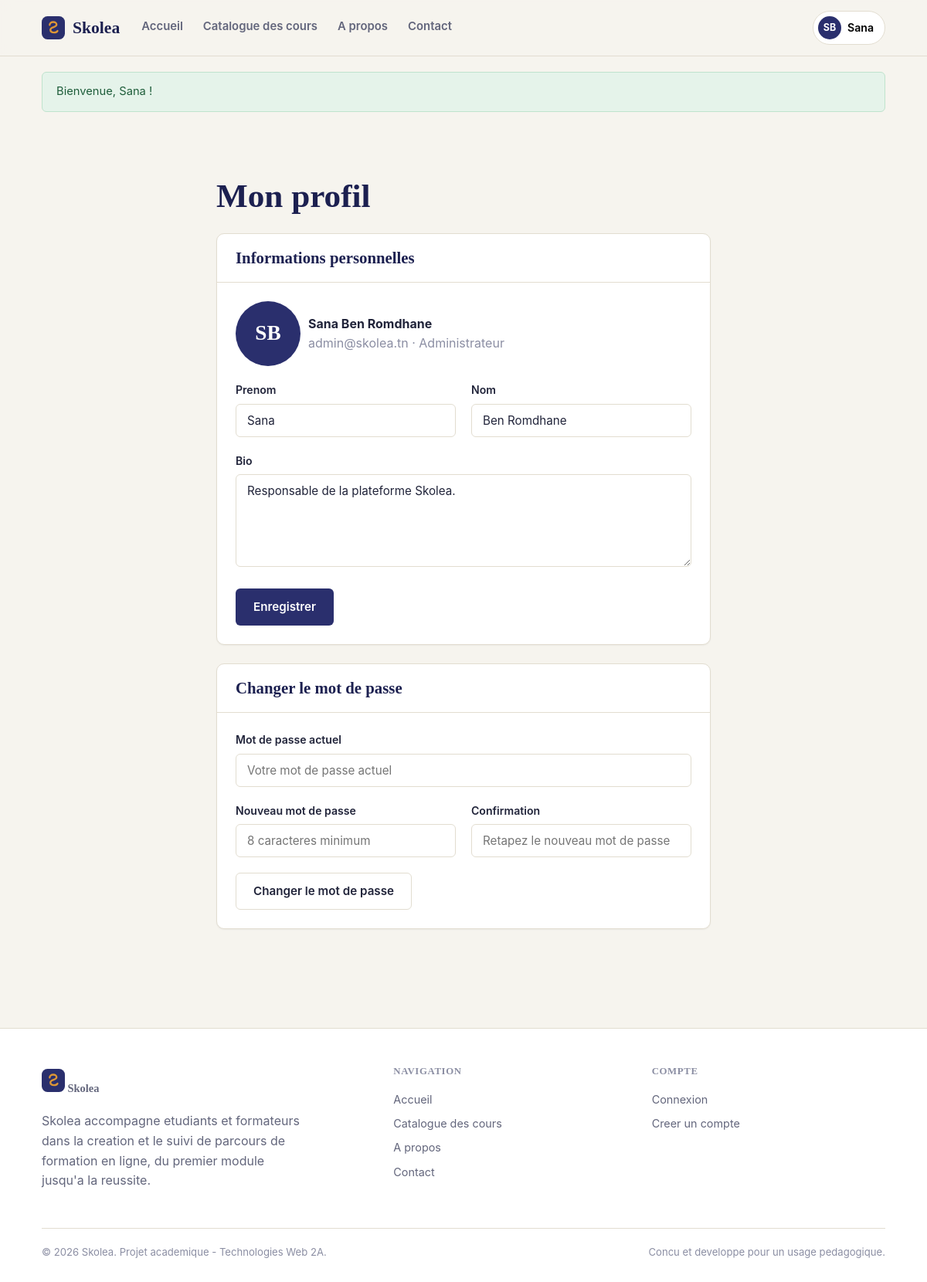
The page /SkoleaMVC/View/FrontOffice/profil.php (signed in) on the database its author committed.
### tables this page shows
CREATE TABLE utilisateurs (
    id              INT UNSIGNED AUTO_INCREMENT PRIMARY KEY,
    nom             VARCHAR(80)  NOT NULL,
    prenom          VARCHAR(80)  NOT NULL,
    email           VARCHAR(150) NOT NULL UNIQUE,
    mot_de_passe    VARCHAR(255) NOT NULL,
    role            ENUM('administrateur', 'formateur', 'etudiant') NOT NULL DEFAULT 'etudiant',
    photo           VARCHAR(255) NULL,
    bio             VARCHAR(500) NULL,
    date_creation   DATETIME NOT NULL DEFAULT CURRENT_TIMESTAMP
);

### SkoleaMVC/helpers.php (called while the page is built, shortened)
<?php
function e($value)
{
    return htmlspecialchars($value ?? '', ENT_QUOTES, 'UTF-8');
}
function old($old, $key, $default = '')
{
    return e($old[$key] ?? $default);
}
function role_label($role)
{
    if ($role === 'administrateur') return 'Administrateur';
    return ucfirst($role);
}
function utilisateur_connecte()
{
    return $_SESSION['utilisateur'] ?? null;
}

### SkoleaMVC/Model/Utilisateur.php (called while the page is built, shortened)
<?php
class Utilisateur
{
    private $pdo;
    public function __construct()
    {
        $this->pdo = config::getConnexion();
    }
    public function findById($id)
    {
        $stmt = $this->pdo->prepare('SELECT * FROM utilisateurs WHERE id = :id');
        $stmt->execute(['id' => $id]);
        return $stmt->fetch() ?: null;
    }
}

### config.php (called while the page is built)
<?php
class config
{
    private static $pdo = null;
    public static function getConnexion()
    {
        if (!isset(self::$pdo)) {
            $servername = "localhost";
            $username = "root";
            $password = "";
            $dbname = "skolea";
            try {
                self::$pdo = new PDO(
                    "mysql:host=$servername;dbname=$dbname;charset=utf8mb4",
                    $username,
                    $password
                );
                self::$pdo->setAttribute(PDO::ATTR_ERRMODE, PDO::ERRMODE_EXCEPTION);
                self::$pdo->setAttribute(PDO::ATTR_DEFAULT_FETCH_MODE, PDO::FETCH_ASSOC);
            } catch (Exception $e) {
                die('Erreur de connexion : ' . $e->getMessage());
            }
        }
        return self::$pdo;
    }
}

### SkoleaMVC/View/FrontOffice/profil.php (the view, shortened to what this page needs)
<?php
require_once __DIR__ . '/../../bootstrap.php';
require_once __DIR__ . '/../../Model/Utilisateur.php';
$utilisateurModel = new Utilisateur();
$id = (int) $_SESSION['utilisateur']['id'];
$utilisateur = $utilisateurModel->findById($id);
$old = $utilisateur;
$errors = [];
$erreursMotDePasse = [];
require __DIR__ . '/includes/header.php';
?>
<div class="container section" style="max-width:640px;">
    <h1>Mon profil</h1>
    <div class="card" style="margin-bottom:24px;">
        <div class="card-header"><h3 style="margin:0;">Informations personnelles</h3></div>
        <div class="card-body">
            <div class="cluster" style="margin-bottom:20px;">
                <span class="avatar-lg"><?= e(mb_strtoupper(mb_substr($utilisateur['prenom'], 0, 1) . mb_substr($utilisateur['nom'], 0, 1))) ?></span>
                <div>
                    <strong style="display:block;"><?= e($utilisateur['prenom'] . ' ' . $utilisateur['nom']) ?></strong>
                    <span class="text-soft"><?= e($utilisateur['email']) ?> &middot; <?= e(role_label($utilisateur['role'])) ?></span>
                </div>
            </div>
            <form method="post" action="profil.php" id="form-profil" novalidate>
                <div class="form-row">
                    <div class="form-group">
                        <label class="form-label" for="prenom">Prenom</label>
                        <input type="text" id="prenom" name="prenom" class="form-control<?= isset($errors['prenom']) ? ' is-invalid' : '' ?>"
                               value="<?= old($old, 'prenom') ?>" placeholder="Ex : Sonia">
                    </div>
                    <div class="form-group">
                        <label class="form-label" for="nom">Nom</label>
                        <input type="text" id="nom" name="nom" class="form-control<?= isset($errors['nom']) ? ' is-invalid' : '' ?>"
                               value="<?= old($old, 'nom') ?>" placeholder="Ex : Trabelsi">
                    </div>
                </div>
                <div class="form-group">
                    <label class="form-label" for="bio">Bio</label>
                    <textarea id="bio" name="bio" class="form-control" rows="3" placeholder="Quelques mots pour vous presenter"><?= old($old, 'bio') ?></textarea>
                </div>
                <button type="submit" class="btn btn-primary">Enregistrer</button>
            </form>
        </div>
    </div>
    <div class="card">
        <div class="card-header"><h3 style="margin:0;">Changer le mot de passe</h3></div>
        <div class="card-body">
            <form method="post" action="profil.php" id="form-mot-de-passe" novalidate>
                <div class="form-group">
                    <label class="form-label" for="mot_de_passe_actuel">Mot de passe actuel</label>
                    <input type="password" id="mot_de_passe_actuel" name="mot_de_passe_actuel"
                           class="form-control<?= isset($erreursMotDePasse['mot_de_passe_actuel']) ? ' is-invalid' : '' ?>" placeholder="Votre mot de passe actuel">
                </div>
                <div class="form-row">
                    <div class="form-group">
                        <label class="form-label" for="mot_de_passe">Nouveau mot de passe</label>
                        <input type="password" id="mot_de_passe" name="mot_de_passe"
                               class="form-control<?= isset($erreursMotDePasse['mot_de_passe']) ? ' is-invalid' : '' ?>" placeholder="8 caracteres minimum">
                    </div>
                    <div class="form-group">
                        <label class="form-label" for="mot_de_passe_confirmation">Confirmation</label>
                        <input type="password" id="mot_de_passe_confirmation" name="mot_de_passe_confirmation"
                               class="form-control<?= isset($erreursMotDePasse['mot_de_passe_confirmation']) ? ' is-invalid' : '' ?>" placeholder="Retapez le nouveau mot de passe">
                    </div>
                </div>
                <button type="submit" class="btn btn-outline">Changer le mot de passe</button>
            </form>
        </div>
    </div>
</div>
<?php require __DIR__ . '/includes/footer.php'; ?>

### SkoleaMVC/View/FrontOffice/includes/user-menu.php (shortened to what this page needs)
<?php
$utilisateur = utilisateur_connecte();
?>
<?php if ($utilisateur): ?>
    <div class="user-menu">
        <button type="button" class="user-chip">
            <span class="user-avatar"><?= e(mb_strtoupper(mb_substr($utilisateur['prenom'], 0, 1) . mb_substr($utilisateur['nom'], 0, 1))) ?></span>
            <?= e($utilisateur['prenom']) ?>
        </button>
    </div>
<?php else: ?>
    <a href="connexion.php" class="btn btn-ghost btn-sm">Connexion</a>
    <a href="inscription.php" class="btn btn-primary btn-sm">Creer un compte</a>
<?php endif; ?>

### SkoleaMVC/assets/css/app.css (style rules this page uses)
:root { --color-bg: #f6f4ee; --color-surface: #ffffff; --color-surface-alt: #efece2; --color-border: #e2ddd0; --color-text: #21243a; --color-text-muted: #63667c; --color-text-soft: #8b8ea3; --color-primary: #2a2f6d; --color-primary-dark: #1c2050; --color-primary-light: #4c56a6; --color-accent: #dd9636; --color-accent-dark: #b87a24; --color-success: #2e8b57; --color-success-bg: #e5f3ea; --color-warning: #c77d22; --color-warning-bg: #faf0e0; --color-danger: #c1443a; --color-danger-bg: #fbe9e7; --color-info: #2f6f9e; --color-info-bg: #e7f1f7; --font-heading: Cambria, Georgia, 'Times New Roman', serif; --font-body: -apple-system, BlinkMacSystemFont, 'Segoe UI', Roboto, Helvetica, Arial, sans-serif; --radius-sm: 6px; --radius-md: 10px; --radius-lg: 18px; --shadow-sm: 0 1px 2px rgba(33, 36, 58, 0.06); --shadow-md: 0 8px 24px rgba(33, 36, 58, 0.08); --shadow-lg: 0 16px 40px rgba(33, 36, 58, 0.14); --container-width: 1140px; }
*, *::before, *::after { box-sizing: border-box; }
html { -webkit-text-size-adjust: 100%; scroll-behavior: smooth; }
body { margin: 0; background: var(--color-bg); color: var(--color-text); font-family: var(--font-body); font-size: 16px; line-height: 1.6; -webkit-font-smoothing: antialiased; }
button { font: inherit; }
h1, h2, h3, h4, h5 { font-family: var(--font-heading); font-weight: 600; line-height: 1.25; margin: 0 0 .5em; color: var(--color-primary-dark); }
h1 { font-size: clamp(1.9rem, 1.5rem + 1.6vw, 2.75rem); }
h3 { font-size: 1.3rem; }
.text-soft { color: var(--color-text-soft); }
.container { width: 100%; max-width: var(--container-width); margin: 0 auto; padding: 0 24px; }
.section { padding: 64px 0; }
.cluster { display: flex; align-items: center; gap: 10px; flex-wrap: wrap; }
.btn { display: inline-flex; align-items: center; justify-content: center; gap: 8px; border: 1px solid transparent; border-radius: var(--radius-sm); padding: 11px 22px; font-size: .95rem; font-weight: 600; cursor: pointer; transition: transform .12s ease, box-shadow .12s ease, background-color .12s ease, border-color .12s ease; white-space: nowrap; }
.btn-primary { background: var(--color-primary); color: #fff; }
.btn-outline { background: transparent; border-color: var(--color-border); color: var(--color-text); }
.card { background: var(--color-surface); border: 1px solid var(--color-border); border-radius: var(--radius-md); box-shadow: var(--shadow-sm); }
.card-body { padding: 24px; }
.card-header { padding: 18px 24px; border-bottom: 1px solid var(--color-border); display: flex; align-items: center; justify-content: space-between; gap: 12px; }
.form-group { margin-bottom: 20px; }
.form-label { display: block; font-weight: 600; font-size: .88rem; margin-bottom: 6px; color: var(--color-text); }
.form-control { width: 100%; padding: 11px 14px; border: 1px solid var(--color-border); border-radius: var(--radius-sm); background: var(--color-surface); font-family: inherit; font-size: .95rem; color: var(--color-text); transition: border-color .12s ease, box-shadow .12s ease; }
textarea.form-control { resize: vertical; min-height: 120px; }
.form-row { display: grid; grid-template-columns: repeat(auto-fit, minmax(180px, 1fr)); gap: 16px 20px; }
.user-menu { position: relative; }
.user-chip { display: flex; align-items: center; gap: 8px; border: 1px solid var(--color-border); background: var(--color-surface); border-radius: 999px; padding: 6px 14px 6px 6px; cursor: pointer; font-size: .88rem; font-weight: 600; }
.user-avatar { width: 30px; height: 30px; border-radius: 50%; background: var(--color-primary); color: #fff; display: flex; align-items: center; justify-content: center; font-size: .78rem; font-weight: 700; }
.avatar-lg { width: 84px; height: 84px; border-radius: 50%; background: var(--color-primary); color: #fff; display: flex; align-items: center; justify-content: center; font-size: 1.7rem; font-weight: 700; font-family: var(--font-heading); }

### rows shown on the page
utilisateurs: prenom+nom "SB", prenom "Sana", prenom+nom "Sana Ben Romdhane", email "admin@skolea.tn", role "Administrateur", nom "Ben Romdhane", bio "Responsable de la plateforme Skolea."

### other values the page prints
$message "Bienvenue, Sana !"
